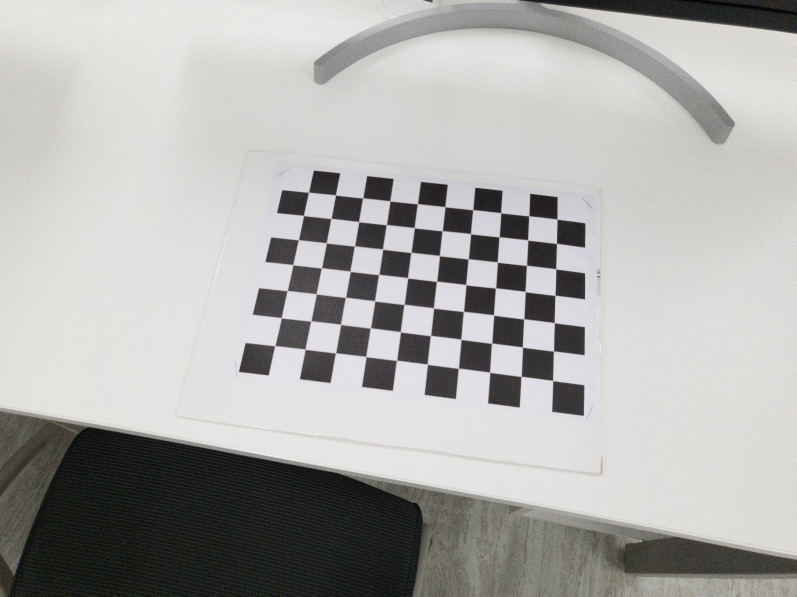
#> input picture Advanced Computer Vision/python 실습 파일/cameraCalibration/my_samples_2/LRM_20221004_135012.jpg, 1593 x 1193 px (shown at 1/2 size); its folder holds 5 pictures in this run
$ python my_cameraCalibration.py
#> lines starting #> are read from the running program, lines starting #| are printed output that depends on the picture
'''
    Seokju Lee @ EE7107
    2022.09.16.

    Original code from
    https://opencv24-python-tutorials.readthedocs.io/en/stable/py_tutorials/py_calib3d/py_calibration/py_calibration.html#calibration
    and
    https://github.com/niconielsen32/ComputerVision

    Korean reference
    https://leechamin.tistory.com/345

    Prerequisite:
    which pip
    pip install opencv-contrib-python

    If you want to experience VirtualCam, please follow the below instruction.
    https://github.com/kaustubh-sadekar/VirtualCam
'''

import numpy as np
import cv2 as cv
import glob
import pdb


################ FIND CHESSBOARD CORNERS - OBJECT POINTS AND IMAGE POINTS ################

chessboardSize = (10, 7)    # [Q] Please discuss the meaning of the paramter    -> number of squares
## Sample 1
# frameSize = (2984, 3984)    # [Q] Please discuss the meaning of the paramter    -> frame size (width, height)
# frameSize = (1193, 1593)    # [Q] Please discuss the meaning of the paramter    -> frame size (width, height)
## Sample 2
frameSize = (1593, 1193)    # [Q] Please discuss the meaning of the paramter    -> frame size (width, height)


# termination criteria
criteria = (cv.TERM_CRITERIA_EPS + cv.TERM_CRITERIA_MAX_ITER, 30, 0.001)    # [Q] Please discuss why we need "criteria".
# 2 + 1, 30, 0.001 => iterations 30, epsillon(정확도) 0.001


# prepare object points, like (0,0,0), (1,0,0), (2,0,0) ....,(6,5,0)
objp = np.zeros((chessboardSize[0] * chessboardSize[1], 3), np.float32)
objp[:,:2] = np.mgrid[0:chessboardSize[0],0:chessboardSize[1]].T.reshape(-1,2)

size_of_chessboard_squares_mm = 25 				# chessboard size (25mm*25mm)
objp = objp * size_of_chessboard_squares_mm     # [Q] Please discuss the meaning of the paramter. Specify the unit of it.
# (408, 3)

# Arrays to store object points and image points from all the images.
objpoints = []  # 3d point in real world space  # [Q] How many points?
imgpoints = []  # 2d points in image plane.     # [Q] How many points?


# images = glob.glob('./samples/*.png')           # [Q] How many images? 21
# images = glob.glob('./my_samples_1_1/*.jpg')        # [Q] How many images? 10
images = glob.glob('./my_samples_2/*.jpg')        # [Q] How many images? 8
# pdb.set_trace()

for image in images:

    img = cv.imread(image)
#> img is the input picture: shape (1193, 1593, 3); mean B, G, R 170.7, 172.8, 173.3
    gray = cv.cvtColor(img, cv.COLOR_BGR2GRAY)

    # Find the chess board corners
    ret, corners = cv.findChessboardCorners(gray, chessboardSize, None)     # [Q] Please discuss the role of "findChessboardCorners()". Specify the meaning of its outputs.
#> ret = True; corners = 70 rows, first 8: [1105.7, 761.5], [1042.6, 753.1], [979.9, 745], [917.5, 736.8], [855, 728.7], [793.6, 721.1], [732.6, 713.7], [671.6, 706.2]
    # corners에 corner 저장 (408, 1, 2) => 408 corners / when find everything ret == True

    # If found, add object points, image points (after refining them)
    if ret == True:

        objpoints.append(objp)
        corners2 = cv.cornerSubPix(gray, corners, (11,11), (-1,-1), criteria)
#> corners2 = 70 rows, first 8: [1105.8, 761.4], [1042.6, 753.1], [979.8, 745], [917.2, 736.8], [854.9, 728.8], [793.6, 721.1], [732.4, 713.5], [671.5, 706.2]
        imgpoints.append(corners)

        # Draw and display the corners
        # cv.drawChessboardCorners(img, chessboardSize, corners2, ret)
        # cv.imshow('img', img)
        # cv.waitKey(1000) 		# 1000 millisecond (1second) wait
    # pdb.set_trace()

cv.destroyAllWindows()
# pdb.set_trace()


############################ CALIBRATION ############################

ret, cameraMatrix, dist, rvecs, tvecs = cv.calibrateCamera(objpoints, imgpoints, frameSize, None, None)
pdb.set_trace()
'''
### Sample 1 (2984, 3984)
# ret : 1.014401427981003
# cameraMatrix :
    array([[3.09303222e+03, 0.00000000e+00, 1.47544772e+03],
           [0.00000000e+00, 3.09381436e+03, 1.98090220e+03],
           [0.00000000e+00, 0.00000000e+00, 1.00000000e+00]])
# dist (distortion 왜곡계수) :
    array([[ 2.33714756e-01, -3.52242605e+00,  1.96244763e-03,
            -1.37751222e-03,  1.66613592e+01]])
    == (k1, k2, p1, p2, k3)
# rvecs (회전 벡터) (array([[-0.31600054],[-0.08009399],[-0.64537179]]), ...) (len=10)
# tvecs (변환 벡터) (array([[-125.77377811],[ -11.35885282],[ 624.9931446 ]]), ...) (len=10)

### Sample 1-1 (1193, 1593) - 해상도 줄임
# ret : 0.4076682030341997
# cameraMatrix :
    array([[1.23610062e+03, 0.00000000e+00, 5.87637498e+02],
           [0.00000000e+00, 1.23646818e+03, 7.90863971e+02],
           [0.00000000e+00, 0.00000000e+00, 1.00000000e+00]])
# dist (distortion 왜곡계수) :
    array([[ 2.40087576e-01, -3.50662810e+00,  1.69234354e-03,
            -2.05372274e-03,  1.54986095e+01]])
    == (k1, k2, p1, p2, k3)
# rvecs (회전 벡터) (array([[-0.31684132],[-0.07876741],[-0.64510916]]), ...) (len=10)
# tvecs (변환 벡터) (array([[-124.77551631],[ -10.90340074],[ 625.10047509]]), ...) (len=10)


### Sample 2 (1593, 1193)
# ret : 0.3226935639005626
# cameraMatrix :
    array([[1.23969856e+03, 0.00000000e+00, 7.84591802e+02],
           [0.00000000e+00, 1.23622046e+03, 5.95478344e+02],
           [0.00000000e+00, 0.00000000e+00, 1.00000000e+00]])
# dist (distortion 왜곡계수) :
    array([[ 1.26502597e-01, -1.12168966e+00,  5.49239276e-03,
            -1.69399049e-04,  2.48314927e+00]])
    == (k1, k2, p1, p2, k3)
# rvecs (회전 벡터) (array([[-0.52124029],[ 0.26359321],[ 0.72538584]]), ...) (len=8)
# tvecs (변환 벡터) (array([[  4.28745803],[-81.14224314],[701.3190992 ]]), ...) (len=8)

    *retval: Average RMS re-projection error. This should be as close to zero as possible. 0.1 ~ 1.0 pixels in a good calibration.

    [Q] Please specify the focal length (fx, fy) and the principal point (cx, cy). fx=1.2396 fy=1.2362 / cx=7.8459 cy=5.9547

    [Q] Please specify the radial (k1, k2, k3) and tangential (p1, p2) distortion coefficients.

    *Tangential distortion occurs because the image-taking lens is not aligned perfectly parallel to the imaging plane.

    [Q] Please discuss the meaning of "rvecs" and "tvecs". rotation vector 3x1, Translation vector 3x1

'''


############################ UNDISTORTION ############################
# img = cv.imread('./my_samples_1_1/LRM_20221004_143416.jpg')
img = cv.imread('./my_samples_2/LRM_20221004_135012.jpg')
h, w = img.shape[:2]
#> h = 1193; w = 1593
newCameraMatrix, roi = cv.getOptimalNewCameraMatrix(cameraMatrix, dist, (w,h), 1, (w,h))
'''
    [Q] Please discuss the role of "getOptimalNewCameraMatrix". Why do we need this? Output new camera intrinsic matrix.
		프리 스케일링 매개변수를 기반으로 카메라 매트릭스를 개선. 결과를 자르는 데 사용할 수 있는 이미지 ROI를 반환

    [Q] What is roi"? Optional output rectangle that outlines all-good-pixels region in the undistorted image.

'''


# Undistort
dst = cv.undistort(img, cameraMatrix, dist, None, newCameraMatrix)
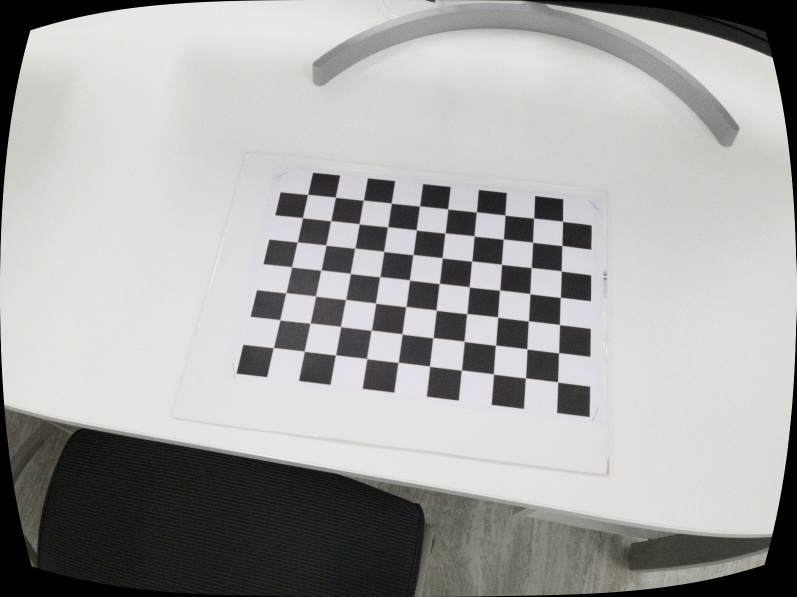
#> dst: shape (1193, 1593, 3) (shown at 1/2 size); mean B, G, R 163.6, 165.4, 165.9


# crop the image
x, y, w, h = roi
dst = dst[y:y+h, x:x+w]
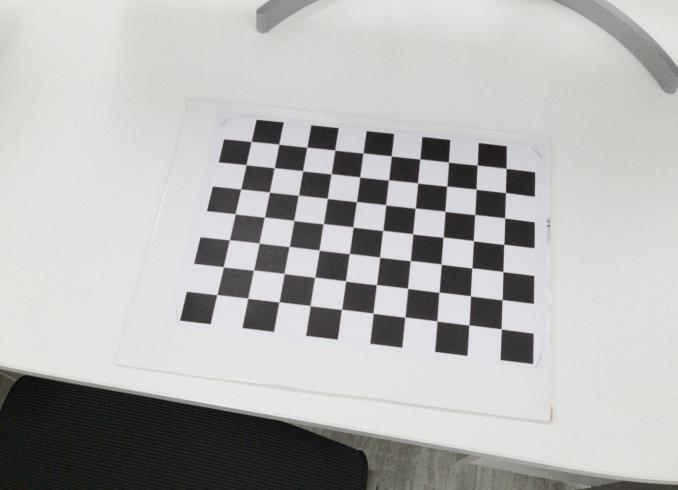
#> dst: shape (980, 1356, 3) (shown at 1/2 size); mean B, G, R 178.2, 179.2, 179.9
# cv.imwrite('calibResult_1_1(1).png', dst)


# Undistort with Remapping
mapx, mapy = cv.initUndistortRectifyMap(cameraMatrix, dist, None, newCameraMatrix, (w,h), 5) 	# Computes the undistortion and rectification transformation map.
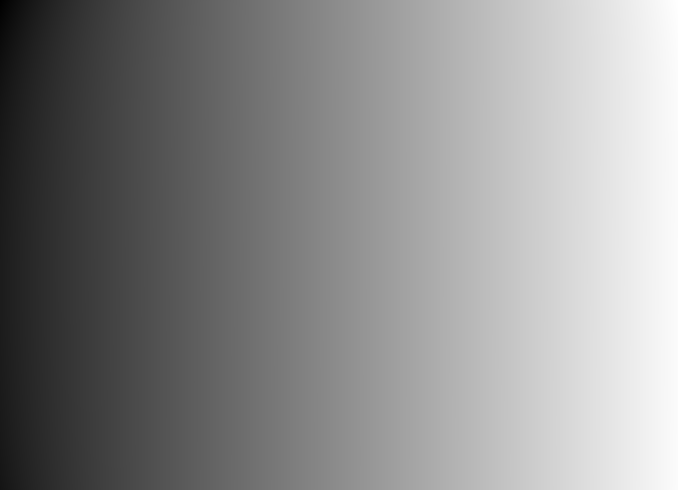
#> mapx: shape (980, 1356) float32 (shown at 1/2 size); min -167.2, max 1360.8, mean 675.4; drawn with min black and max white
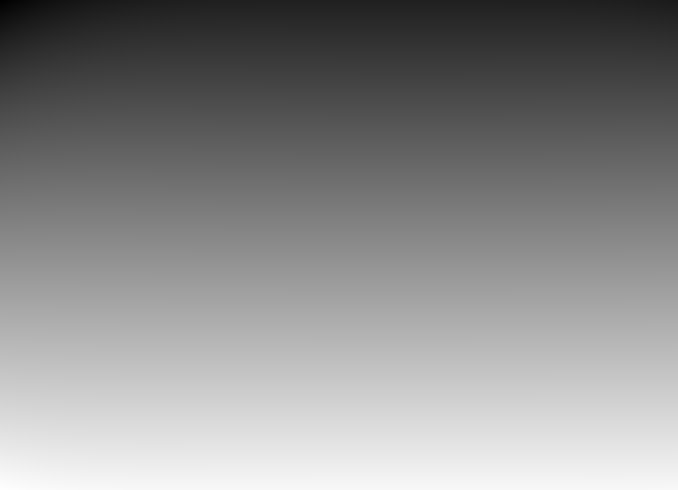
#> mapy: shape (980, 1356) float32 (shown at 1/2 size); min -145.8, max 1009.7, mean 485.3; drawn with min black and max white
dst = cv.remap(img, mapx, mapy, cv.INTER_LINEAR)    # [Q] Please discuss the role of "remap()"  -> Applies a generic geometrical transformation to an image
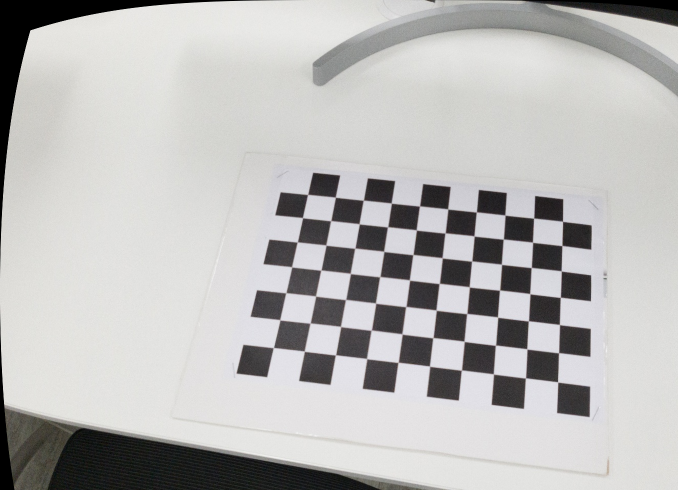
#> dst: shape (980, 1356, 3) (shown at 1/2 size); mean B, G, R 184.5, 185.5, 186.3
# 왜곡된 이미지에서 왜곡되지 않은 이미지로의 매핑 함수를 찾고 remap 함수 사용

# crop the image
x, y, w, h = roi
dst = dst[y:y+h, x:x+w]
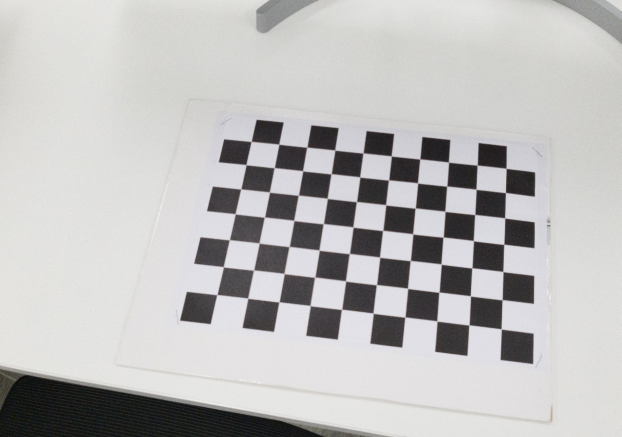
#> dst: shape (874, 1243, 3) (shown at 1/2 size); mean B, G, R 187.7, 188.3, 189.1
# cv.imwrite('calibResult_1_1(2).png', dst)

'''
    [Q] Please discuss the difference between 'calibResult1.png' and 'calibResult2.png'.
    	'calibResult2.png' size is smaller. more crop (1255*884) < (1320*957)
'''


# Reprojection Error
mean_error = 0

for i in range(len(objpoints)):
    imgpoints2, _ = cv.projectPoints(objpoints[i], rvecs[i], tvecs[i], cameraMatrix, dist) 	#Projects 3D points to an image plane. (408, 1, 2)
    error = cv.norm(imgpoints[i], imgpoints2, cv.NORM_L2)/len(imgpoints2)
    mean_error += error

print( "total error: {}".format(mean_error/len(objpoints)) )

'''
    [Q] What is the meaning of "Reprojection Error"? Please specify the unit of it.
    	-> estimate if the parameters are correct. closer to zero, more accurate.
'''

pdb.set_trace()

''' total error

## Sample 1_1
total error: 0.04745484988031208

## Sample 2
total error: 0.03766054588135971


'''
